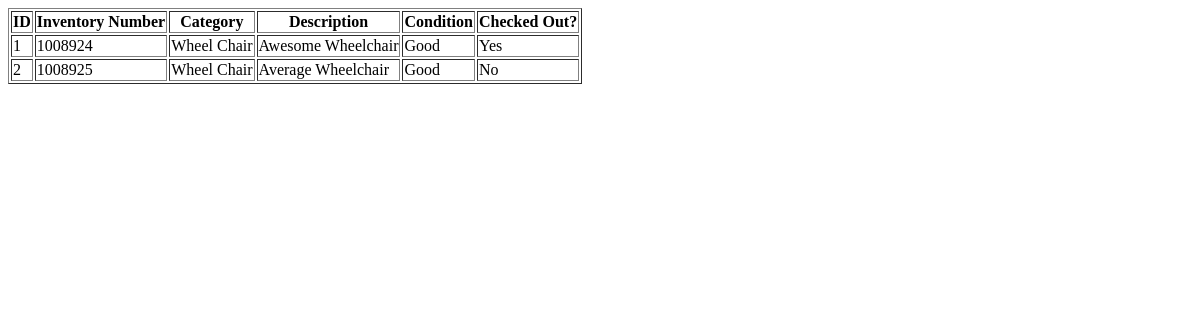
Page /testing/ on the earlier database version.
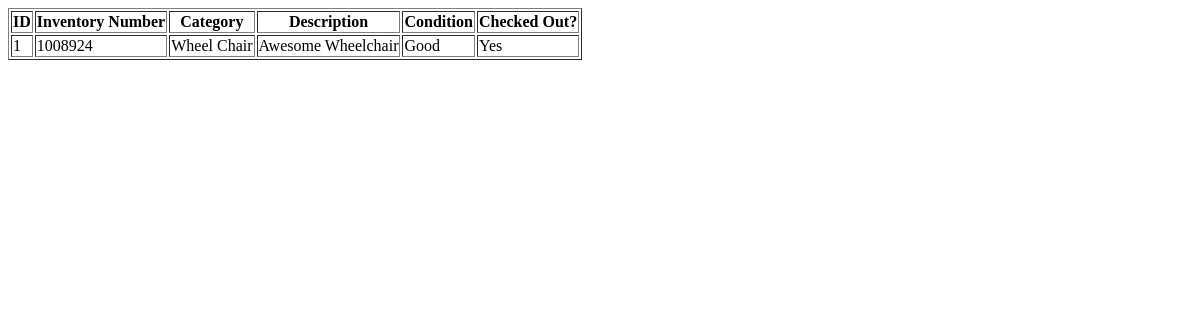
Same page on the later database version.
### loans/models.py (models this page shows)
class Equipment(models.Model):
    invnumber = models.IntegerField()
    category = models.CharField(max_length=10)
    description = models.CharField(max_length=225)
    condition = models.CharField(max_length=225)
    checkedout = models.CharField(max_length=5)

### loans/views.py (the view)
# urls.py: path('testing/', views.testing, name="testing"),
def testing(request):
 items = Equipment.objects.filter(category = 'Wheel Chair', condition = 'Good').values()
 template = loader.get_template('template.html')
 context = {
   'items': items,
 }
 return HttpResponse(template.render(context, request))

### loans/templates/template.html
<!DOCTYPE html>
<html>
<body>
<table border='1'>
 <tr>
   <th>ID</th>
   <th>Inventory Number</th>
   <th>Category</th>
   <th>Description</th>
   <th>Condition</th>
   <th>Checked Out?</th>
 </tr>
 {% for x in items %}
   <tr>
     <td>{{ x.id }}</td>
     <td>{{ x.invnumber }}</td>
     <td>{{ x.category }}</td>
     <td>{{ x.description }}</td>
     <td>{{ x.condition }}</td>
     <td>{{ x.checkedout }}</td>
   </tr>
 {% endfor %}
</table>
</body>
</html>

Differences in the rows shown:
removed Equipment: id "2", invnumber "1008925", category "Wheel Chair", description "Average Wheelchair", condition "Good", checkedout "No"
